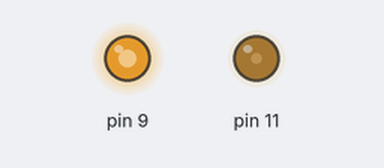
Recording of a sketch running on a simulated Arduino Uno, built with avr-gcc and run on an emulated ATmega328P. Shown: output pins drawn as LEDs (lit = HIGH). Random numbers use the default seed unless the sketch sets one.

Above: at 0.29 s.
At 11.88 s:
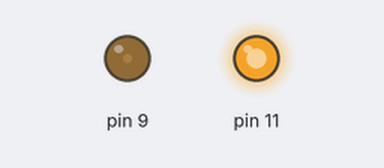
At 21.11 s:
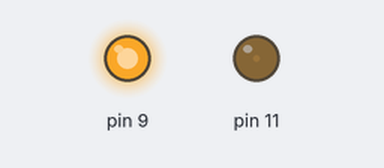
At 38.05 s:
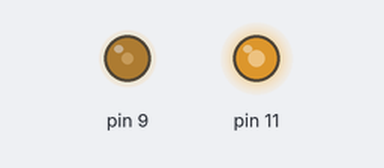
Timing chart, 0 to 40.0 s (numbered marks = the images above):
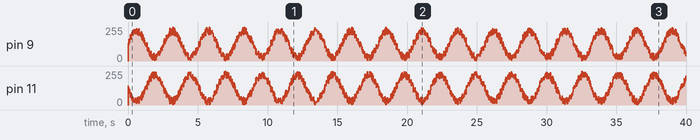

The sketch:

double_sin_rand.ino
```cpp
#include <math.h>

float noiseIntensity = 0.3;
float step = 0.0;
float speed = 0.05;
int seed = 7846123;

void setup() {
  randomSeed(seed);
  pinMode(9, OUTPUT);
  pinMode(11, OUTPUT);
}

void loop() {
  step += speed;
  float value = sin(step);
  float noise = random(-(int)(noiseIntensity * 1000.0), (int)(noiseIntensity * 1000.0)) / 1000.0;
  float sum = value + noise;
  float normalized = (sum + 1.0 + noiseIntensity)/(2.0 + 2.0 * noiseIntensity);
  float fitsRange = normalized * 255.0;
  analogWrite(9, (int)fitsRange);
  analogWrite(11, (int)(255 - fitsRange));
  delay(20);
}
```
